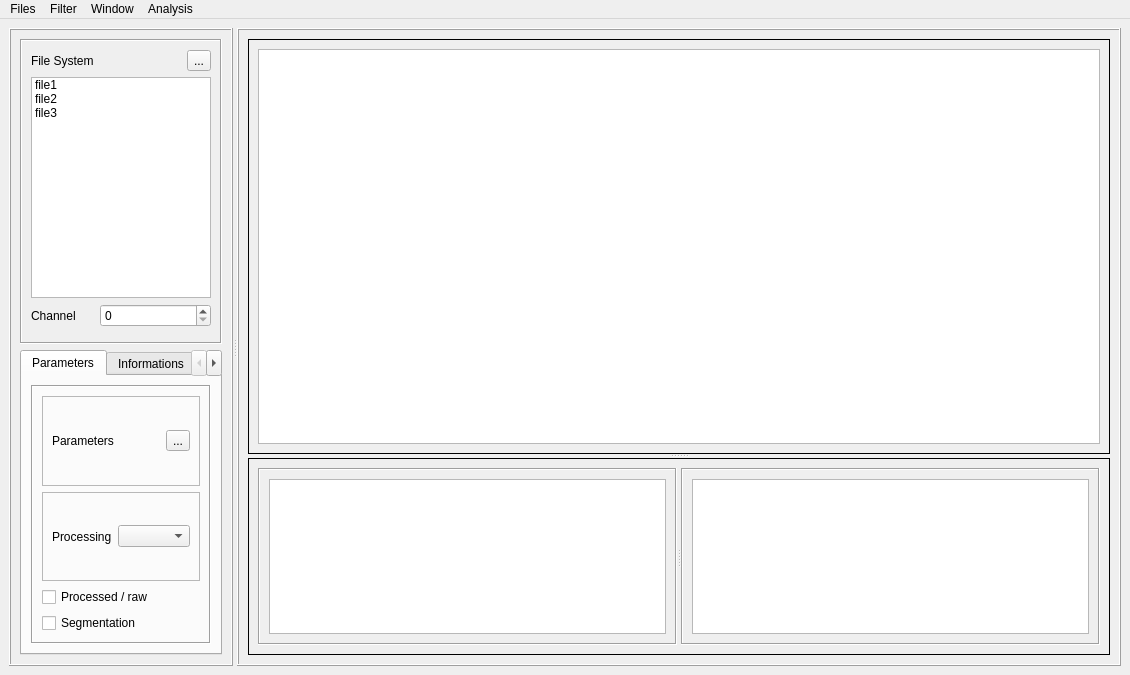
<?xml version="1.0" encoding="UTF-8"?>
<ui version="4.0">
 <class>MainWindow</class>
 <widget class="QMainWindow" name="MainWindow">
  <property name="enabled">
   <bool>true</bool>
  </property>
  <property name="geometry">
   <rect>
    <x>0</x>
    <y>0</y>
    <width>1130</width>
    <height>675</height>
   </rect>
  </property>
  <property name="sizePolicy">
   <sizepolicy hsizetype="MinimumExpanding" vsizetype="MinimumExpanding">
    <horstretch>0</horstretch>
    <verstretch>0</verstretch>
   </sizepolicy>
  </property>
  <property name="windowTitle">
   <string>MainWindow</string>
  </property>
  <property name="autoFillBackground">
   <bool>true</bool>
  </property>
  <widget class="QWidget" name="centralwidget">
   <property name="autoFillBackground">
    <bool>true</bool>
   </property>
   <layout class="QHBoxLayout" name="horizontalLayout_2">
    <item>
     <widget class="QSplitter" name="splitter">
      <property name="sizePolicy">
       <sizepolicy hsizetype="Expanding" vsizetype="Preferred">
        <horstretch>90</horstretch>
        <verstretch>0</verstretch>
       </sizepolicy>
      </property>
      <property name="minimumSize">
       <size>
        <width>0</width>
        <height>0</height>
       </size>
      </property>
      <property name="orientation">
       <enum>Qt::Horizontal</enum>
      </property>
      <property name="opaqueResize">
       <bool>true</bool>
      </property>
      <widget class="QFrame" name="frame">
       <property name="sizePolicy">
        <sizepolicy hsizetype="Preferred" vsizetype="Preferred">
         <horstretch>30</horstretch>
         <verstretch>0</verstretch>
        </sizepolicy>
       </property>
       <property name="maximumSize">
        <size>
         <width>1000000</width>
         <height>16777215</height>
        </size>
       </property>
       <property name="frameShape">
        <enum>QFrame::Box</enum>
       </property>
       <property name="frameShadow">
        <enum>QFrame::Raised</enum>
       </property>
       <layout class="QVBoxLayout" name="verticalLayout_7">
        <item>
         <widget class="QFrame" name="frame_8">
          <property name="frameShape">
           <enum>QFrame::Box</enum>
          </property>
          <property name="frameShadow">
           <enum>QFrame::Sunken</enum>
          </property>
          <property name="midLineWidth">
           <number>0</number>
          </property>
          <layout class="QGridLayout" name="gridLayout">
           <property name="bottomMargin">
            <number>15</number>
           </property>
           <item row="0" column="2" colspan="2">
            <widget class="QToolButton" name="toolButton_2">
             <property name="text">
              <string>...</string>
             </property>
            </widget>
           </item>
           <item row="0" column="0">
            <widget class="QLabel" name="label_4">
             <property name="text">
              <string>File System</string>
             </property>
            </widget>
           </item>
           <item row="1" column="0" colspan="4">
            <widget class="QListWidget" name="listWidget">
             <property name="minimumSize">
              <size>
               <width>0</width>
               <height>0</height>
              </size>
             </property>
             <item>
              <property name="text">
               <string>file1</string>
              </property>
             </item>
             <item>
              <property name="text">
               <string>file2</string>
              </property>
             </item>
             <item>
              <property name="text">
               <string>file3</string>
              </property>
             </item>
            </widget>
           </item>
           <item row="2" column="0">
            <widget class="QLabel" name="label_3">
             <property name="text">
              <string>Channel</string>
             </property>
            </widget>
           </item>
           <item row="0" column="1">
            <spacer name="horizontalSpacer">
             <property name="orientation">
              <enum>Qt::Horizontal</enum>
             </property>
             <property name="sizeHint" stdset="0">
              <size>
               <width>40</width>
               <height>20</height>
              </size>
             </property>
            </spacer>
           </item>
           <item row="2" column="1" colspan="3">
            <widget class="QSpinBox" name="spinBox_2"/>
           </item>
          </layout>
         </widget>
        </item>
        <item>
         <widget class="QTabWidget" name="tabWidget">
          <property name="currentIndex">
           <number>0</number>
          </property>
          <widget class="QWidget" name="tab_3">
           <attribute name="title">
            <string>Parameters</string>
           </attribute>
           <layout class="QVBoxLayout" name="verticalLayout_6">
            <item>
             <widget class="QFrame" name="frame_5">
              <property name="frameShape">
               <enum>QFrame::Box</enum>
              </property>
              <property name="frameShadow">
               <enum>QFrame::Sunken</enum>
              </property>
              <layout class="QVBoxLayout" name="verticalLayout">
               <item>
                <widget class="QFrame" name="frame_7">
                 <property name="frameShape">
                  <enum>QFrame::StyledPanel</enum>
                 </property>
                 <property name="frameShadow">
                  <enum>QFrame::Raised</enum>
                 </property>
                 <layout class="QHBoxLayout" name="horizontalLayout_3">
                  <item>
                   <widget class="QLabel" name="label">
                    <property name="text">
                     <string>Parameters</string>
                    </property>
                   </widget>
                  </item>
                  <item>
                   <widget class="QToolButton" name="toolButton">
                    <property name="text">
                     <string>...</string>
                    </property>
                    <property name="popupMode">
                     <enum>QToolButton::InstantPopup</enum>
                    </property>
                    <property name="toolButtonStyle">
                     <enum>Qt::ToolButtonIconOnly</enum>
                    </property>
                    <property name="autoRaise">
                     <bool>false</bool>
                    </property>
                    <property name="arrowType">
                     <enum>Qt::NoArrow</enum>
                    </property>
                   </widget>
                  </item>
                 </layout>
                </widget>
               </item>
               <item>
                <widget class="QFrame" name="frame_6">
                 <property name="frameShape">
                  <enum>QFrame::StyledPanel</enum>
                 </property>
                 <property name="frameShadow">
                  <enum>QFrame::Raised</enum>
                 </property>
                 <layout class="QHBoxLayout" name="horizontalLayout">
                  <item>
                   <widget class="QLabel" name="label_2">
                    <property name="text">
                     <string>Processing</string>
                    </property>
                   </widget>
                  </item>
                  <item>
                   <widget class="QComboBox" name="comboBox"/>
                  </item>
                 </layout>
                </widget>
               </item>
               <item>
                <widget class="QCheckBox" name="checkBox">
                 <property name="text">
                  <string>Processed / raw</string>
                 </property>
                </widget>
               </item>
               <item>
                <widget class="QCheckBox" name="checkBox_2">
                 <property name="text">
                  <string>Segmentation</string>
                 </property>
                </widget>
               </item>
              </layout>
             </widget>
            </item>
           </layout>
          </widget>
          <widget class="QWidget" name="tab_4">
           <attribute name="title">
            <string>Informations</string>
           </attribute>
           <layout class="QVBoxLayout" name="verticalLayout_9">
            <item>
             <widget class="QTreeWidget" name="treeWidget">
              <column>
               <property name="text">
                <string>Labels</string>
               </property>
              </column>
              <column>
               <property name="text">
                <string>Data</string>
               </property>
              </column>
              <item>
               <property name="text">
                <string>patient</string>
               </property>
               <item>
                <property name="text">
                 <string>Id</string>
                </property>
               </item>
               <item>
                <property name="text">
                 <string>DoB</string>
                </property>
               </item>
              </item>
              <item>
               <property name="text">
                <string>Geometry</string>
               </property>
               <item>
                <property name="text">
                 <string>Width</string>
                </property>
               </item>
               <item>
                <property name="text">
                 <string>Height</string>
                </property>
               </item>
              </item>
             </widget>
            </item>
            <item>
             <widget class="QPushButton" name="pushButton_2">
              <property name="text">
               <string>Save</string>
              </property>
             </widget>
            </item>
           </layout>
          </widget>
          <widget class="QWidget" name="New">
           <attribute name="title">
            <string>New</string>
           </attribute>
           <layout class="QVBoxLayout" name="verticalLayout_8">
            <item>
             <widget class="QPushButton" name="pushButton">
              <property name="text">
               <string>+</string>
              </property>
             </widget>
            </item>
           </layout>
          </widget>
         </widget>
        </item>
       </layout>
      </widget>
      <widget class="QFrame" name="frame_2">
       <property name="sizePolicy">
        <sizepolicy hsizetype="Preferred" vsizetype="Preferred">
         <horstretch>70</horstretch>
         <verstretch>0</verstretch>
        </sizepolicy>
       </property>
       <property name="frameShape">
        <enum>QFrame::Box</enum>
       </property>
       <property name="frameShadow">
        <enum>QFrame::Raised</enum>
       </property>
       <layout class="QVBoxLayout" name="verticalLayout_10">
        <item>
         <widget class="QSplitter" name="splitter_3">
          <property name="orientation">
           <enum>Qt::Vertical</enum>
          </property>
          <widget class="QFrame" name="frame_3">
           <property name="sizePolicy">
            <sizepolicy hsizetype="Preferred" vsizetype="Preferred">
             <horstretch>0</horstretch>
             <verstretch>70</verstretch>
            </sizepolicy>
           </property>
           <property name="frameShape">
            <enum>QFrame::Box</enum>
           </property>
           <property name="frameShadow">
            <enum>QFrame::Plain</enum>
           </property>
           <layout class="QVBoxLayout" name="verticalLayout_11">
            <item>
             <widget class="QTextEdit" name="textEdit_2"/>
            </item>
           </layout>
          </widget>
          <widget class="QFrame" name="frame_10">
           <property name="sizePolicy">
            <sizepolicy hsizetype="Preferred" vsizetype="Preferred">
             <horstretch>0</horstretch>
             <verstretch>30</verstretch>
            </sizepolicy>
           </property>
           <property name="frameShape">
            <enum>QFrame::Box</enum>
           </property>
           <property name="frameShadow">
            <enum>QFrame::Plain</enum>
           </property>
           <layout class="QVBoxLayout" name="verticalLayout_5">
            <item>
             <widget class="QSplitter" name="splitter_2">
              <property name="orientation">
               <enum>Qt::Horizontal</enum>
              </property>
              <widget class="QFrame" name="frame_4">
               <property name="sizePolicy">
                <sizepolicy hsizetype="Preferred" vsizetype="Preferred">
                 <horstretch>50</horstretch>
                 <verstretch>0</verstretch>
                </sizepolicy>
               </property>
               <property name="frameShape">
                <enum>QFrame::Box</enum>
               </property>
               <property name="frameShadow">
                <enum>QFrame::Sunken</enum>
               </property>
               <layout class="QVBoxLayout" name="verticalLayout_2">
                <item>
                 <widget class="QPlainTextEdit" name="plainTextEdit"/>
                </item>
               </layout>
              </widget>
              <widget class="QFrame" name="frame_9">
               <property name="sizePolicy">
                <sizepolicy hsizetype="Preferred" vsizetype="Preferred">
                 <horstretch>50</horstretch>
                 <verstretch>0</verstretch>
                </sizepolicy>
               </property>
               <property name="frameShape">
                <enum>QFrame::Box</enum>
               </property>
               <property name="frameShadow">
                <enum>QFrame::Sunken</enum>
               </property>
               <layout class="QVBoxLayout" name="verticalLayout_4">
                <item>
                 <widget class="QTextEdit" name="textEdit"/>
                </item>
               </layout>
              </widget>
             </widget>
            </item>
           </layout>
          </widget>
         </widget>
        </item>
       </layout>
      </widget>
     </widget>
    </item>
   </layout>
  </widget>
  <widget class="QMenuBar" name="menuBar">
   <property name="geometry">
    <rect>
     <x>0</x>
     <y>0</y>
     <width>1130</width>
     <height>17</height>
    </rect>
   </property>
   <widget class="QMenu" name="menufiles">
    <property name="title">
     <string>Files</string>
    </property>
    <addaction name="actionLoad"/>
   </widget>
   <widget class="QMenu" name="menuFilter">
    <property name="title">
     <string>Filter</string>
    </property>
    <addaction name="actionNew"/>
    <addaction name="actionManage"/>
   </widget>
   <widget class="QMenu" name="menuWindow">
    <property name="title">
     <string>Window</string>
    </property>
    <widget class="QMenu" name="menuLayout">
     <property name="title">
      <string>Layout</string>
     </property>
     <addaction name="action1_windows"/>
     <addaction name="action2_windows"/>
     <addaction name="action3_windows"/>
     <addaction name="action4_windows"/>
    </widget>
    <widget class="QMenu" name="menuNew">
     <property name="title">
      <string>New +</string>
     </property>
     <addaction name="actiontype_1"/>
     <addaction name="actiontype_2"/>
     <addaction name="actiontype_3"/>
     <addaction name="actiontype_4"/>
    </widget>
    <addaction name="menuNew"/>
    <addaction name="menuLayout"/>
   </widget>
   <widget class="QMenu" name="menuAnalysis">
    <property name="title">
     <string>Analysis</string>
    </property>
    <addaction name="actionRun_Analysis"/>
   </widget>
   <addaction name="menufiles"/>
   <addaction name="menuFilter"/>
   <addaction name="menuWindow"/>
   <addaction name="menuAnalysis"/>
  </widget>
  <action name="actionLoad">
   <property name="text">
    <string>Load</string>
   </property>
  </action>
  <action name="actionNew">
   <property name="text">
    <string>Create New</string>
   </property>
  </action>
  <action name="actionRun_Analysis">
   <property name="text">
    <string>Run Analysis</string>
   </property>
  </action>
  <action name="action1_windows">
   <property name="text">
    <string>1 window</string>
   </property>
  </action>
  <action name="action2_windows">
   <property name="text">
    <string>2 windows</string>
   </property>
  </action>
  <action name="action3_windows">
   <property name="text">
    <string>3 windows</string>
   </property>
  </action>
  <action name="action4_windows">
   <property name="text">
    <string>4 windows</string>
   </property>
  </action>
  <action name="actiontype_1">
   <property name="text">
    <string>type 1</string>
   </property>
  </action>
  <action name="actiontype_2">
   <property name="text">
    <string>type 2</string>
   </property>
  </action>
  <action name="actiontype_3">
   <property name="text">
    <string>type 3</string>
   </property>
  </action>
  <action name="actiontype_4">
   <property name="text">
    <string>type 4</string>
   </property>
  </action>
  <action name="actionManage">
   <property name="text">
    <string>Manage</string>
   </property>
  </action>
 </widget>
 <resources/>
 <connections/>
</ui>
